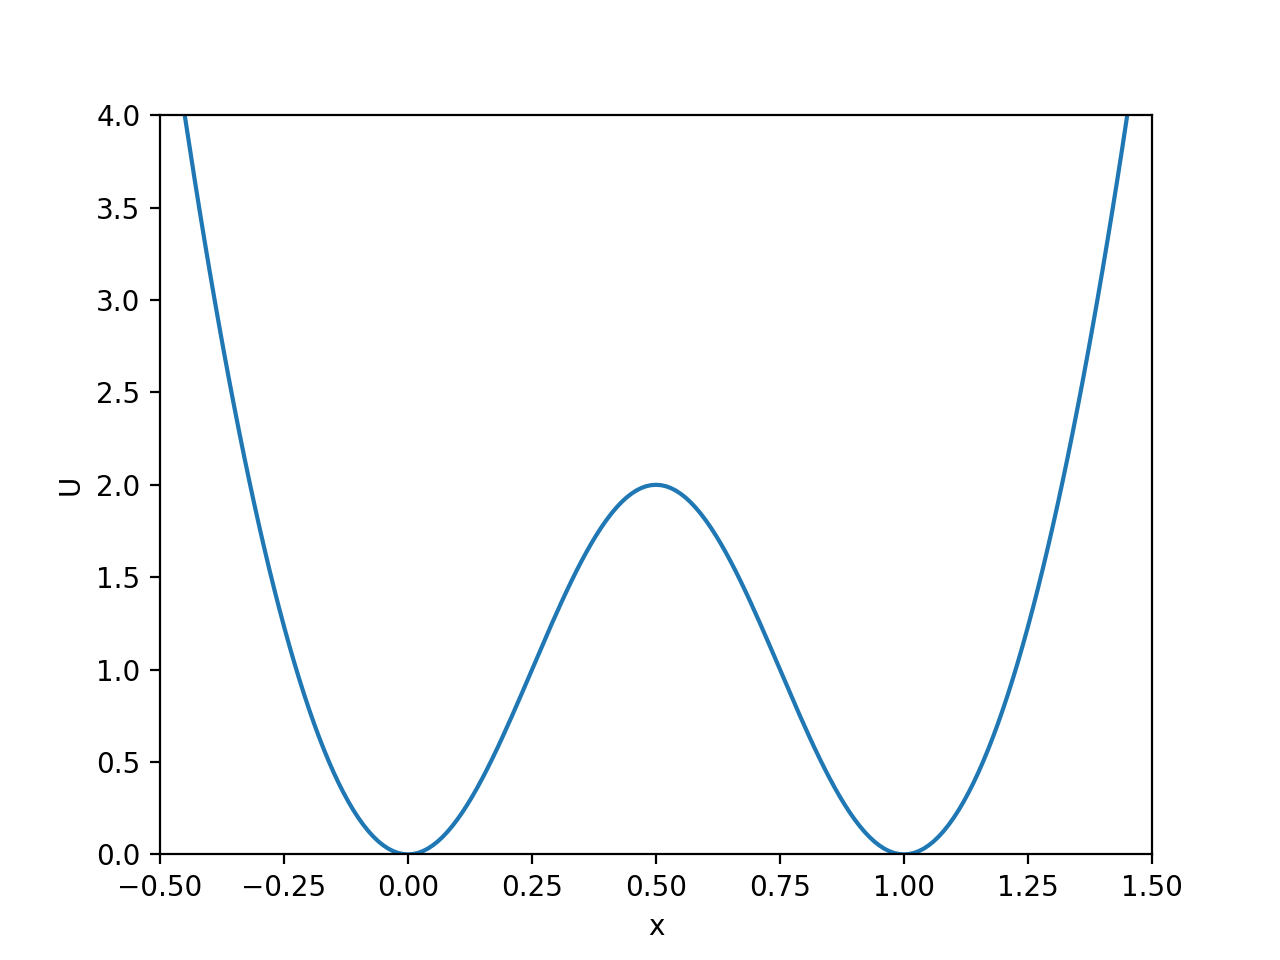

Python code for this plot:
import matplotlib.pyplot as e
import math

x = [-1 + i*0.01 for i in range(300)]
y = []
for i in x:
    if i <= 0:
        y.append(math.pi**2*2*i**2)
    elif i <= 1:
        y.append(1-math.cos(2*math.pi*i))
    else:
        y.append(math.pi**2*2*(i-1)**2)

e.plot(x, y)
e.xlabel('x')
e.ylabel('U')
e.xlim(-0.5, 1.5)
e.ylim(0, 4)
e.show()
